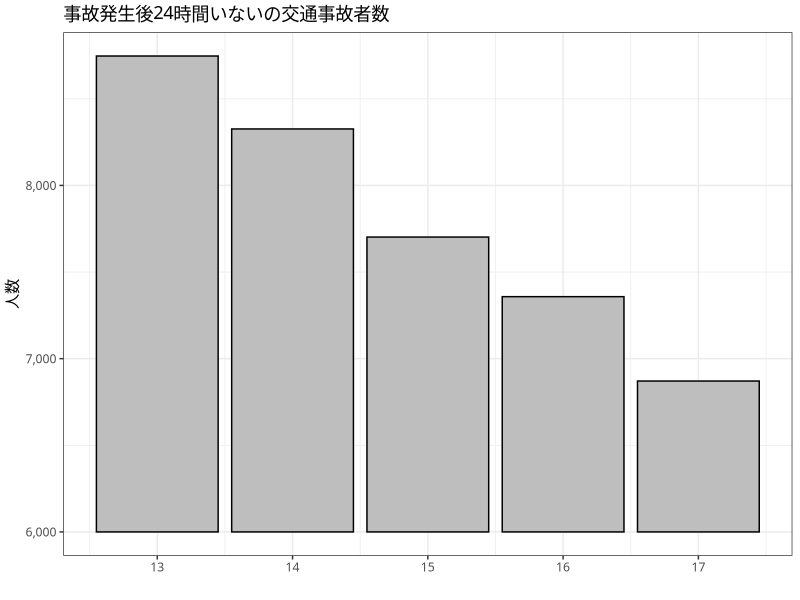
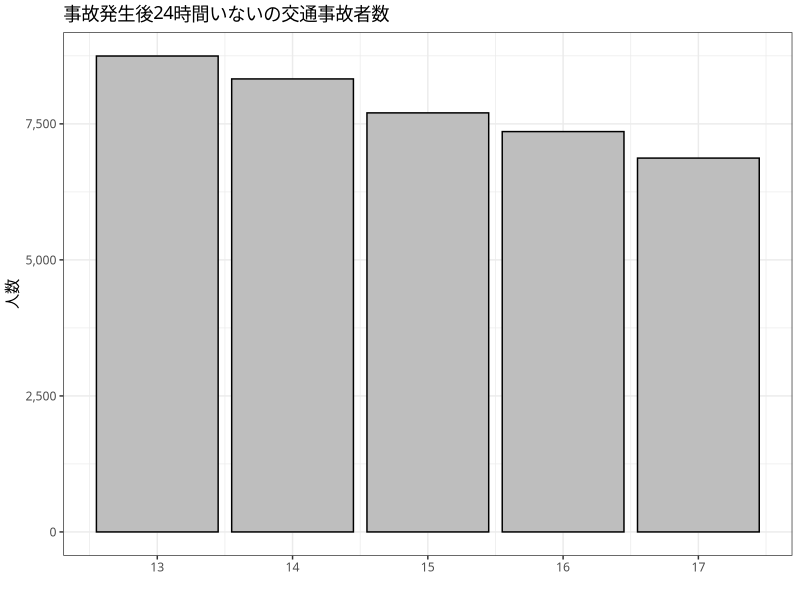
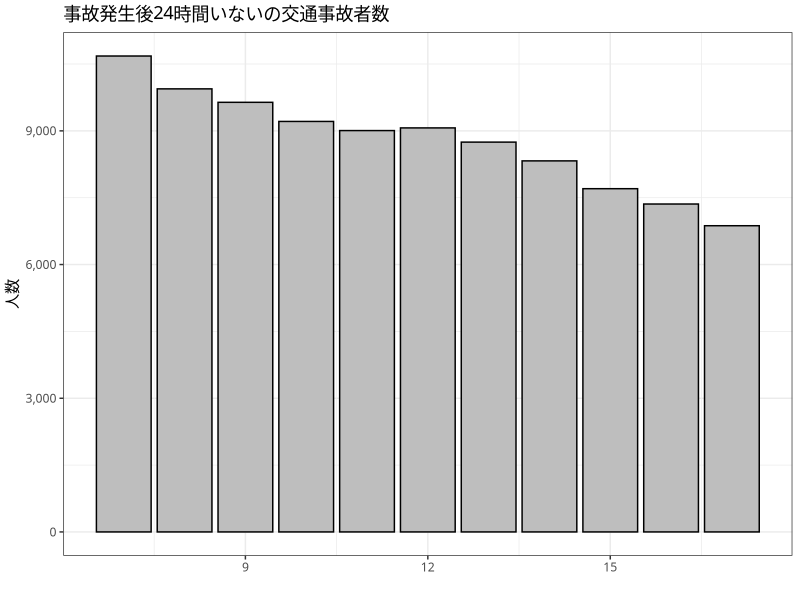
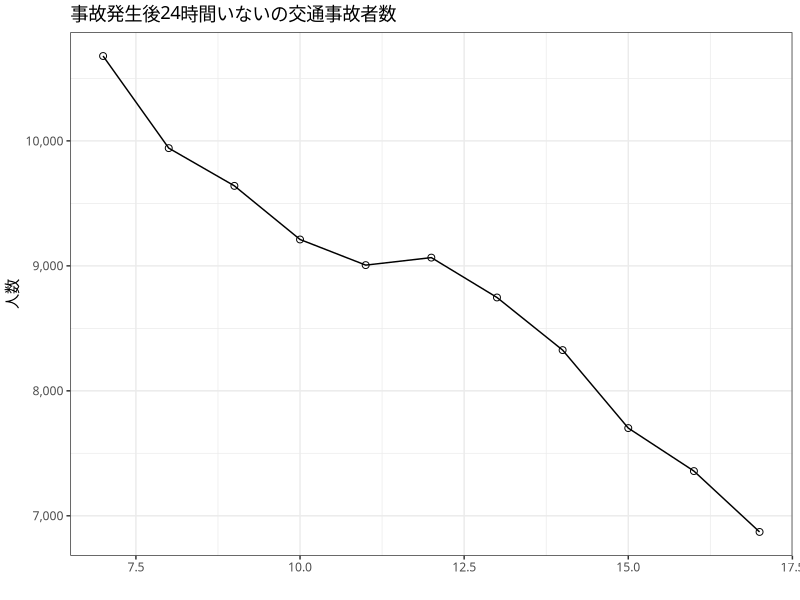
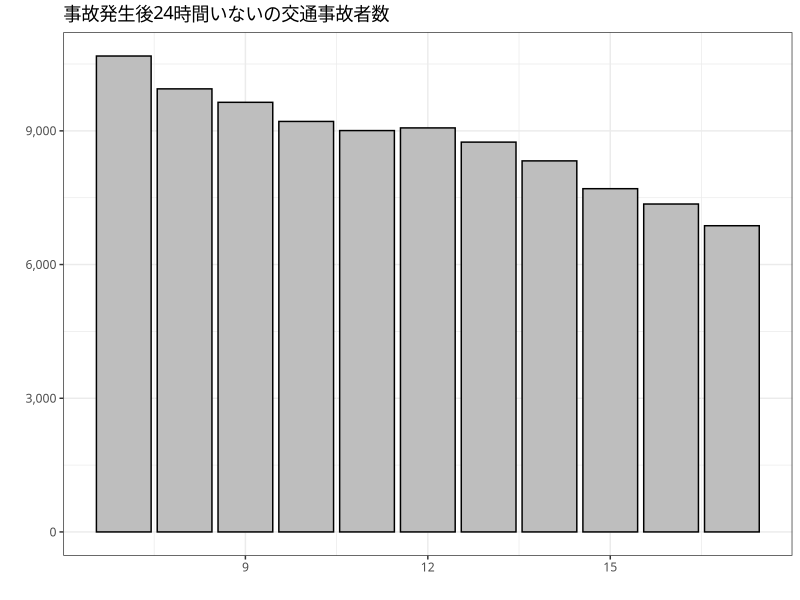
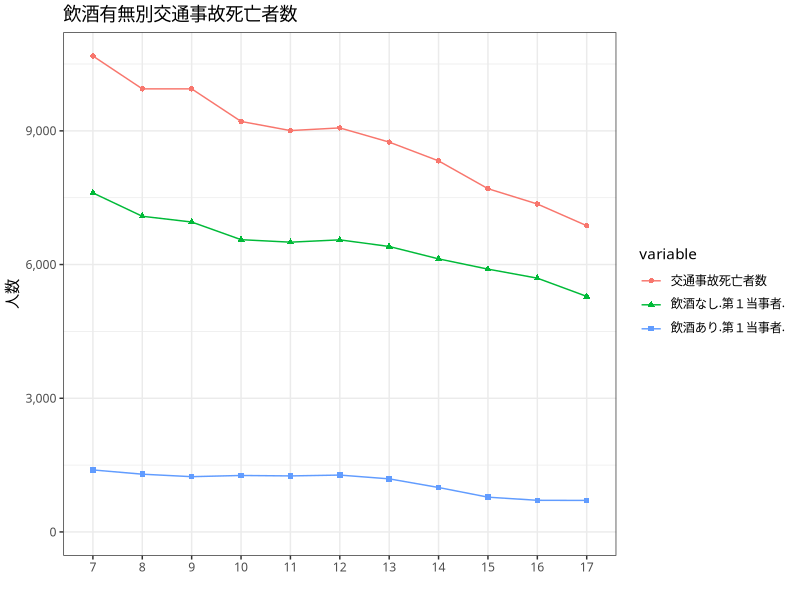
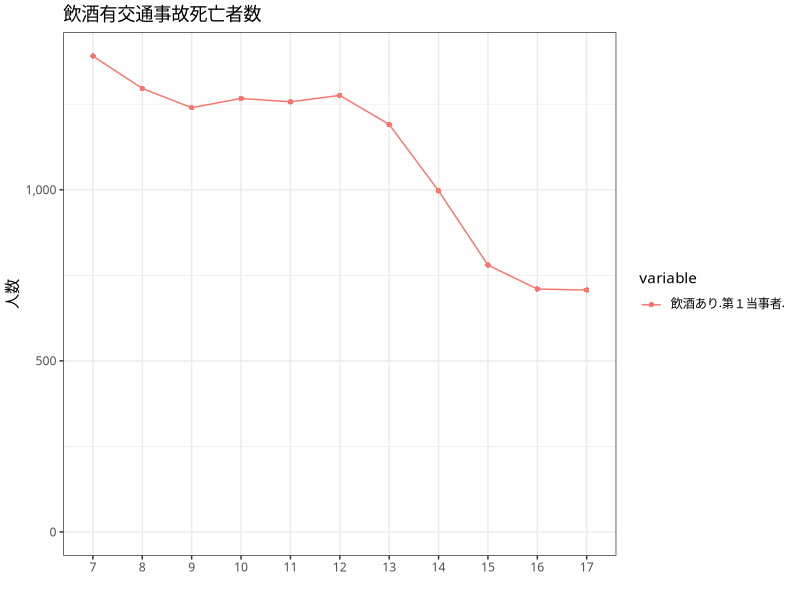
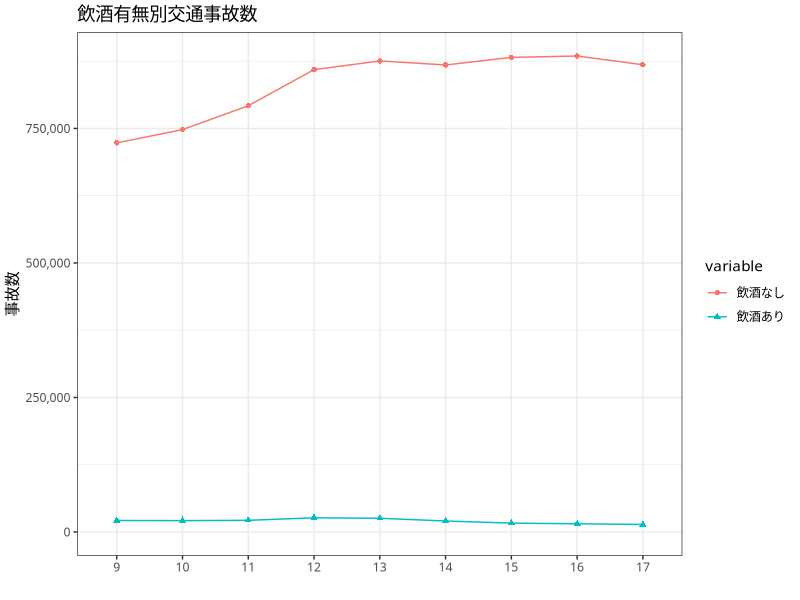

R code for these plots, in order:
## ---- chunk 1
library(ggplot2)
library(scales)
## ---- chunk 2
death <- data.frame(
  year=7:17,
  shisha=c(10679,9942,9640,9211,9006,9066,8747,8326,7702,7358,6871))
## ---- chunk 3

ggplot(subset(death, year>=13), aes(x=year, y=shisha-6000)) +
  geom_bar(stat="identity", col="black", fill="grey") +
  scale_y_continuous(
    breaks = seq(0, 4000, by = 1000),
    labels = comma(seq(6000,10000, by=1000))
  ) +
  xlab("") +
  ylab("人数") +
  ggtitle("事故発生後24時間いないの交通事故者数") +
  theme_bw(base_family="Osaka")

## ---- chunk 4

ggplot(subset(death, year>=13), aes(x=year, y=shisha)) +
  geom_bar(stat="identity", col="black", fill="grey") +
  scale_y_continuous(label=comma) +
  xlab("") +
  ylab("人数") +
  ggtitle("事故発生後24時間いないの交通事故者数") +
  theme_bw(base_family="Osaka")

## ---- chunk 5
ggplot(death, aes(x=year, y=shisha)) +
  geom_bar(col="black", fill="grey", stat="identity") +
  scale_y_continuous(label=comma) +
  xlab("") +
  ylab("人数") +
  ggtitle("事故発生後24時間いないの交通事故者数") +
  theme_bw(base_family="Osaka")
## ---- chunk 6
ggplot(death, aes(x=year, y=shisha)) +
  geom_line() +
  geom_point(shape=1, size=2) +
  scale_y_continuous(label=comma) +
  xlab("") +
  ylab("人数") +
  ggtitle("事故発生後24時間いないの交通事故者数") +
  theme_bw(base_family="Osaka")
## ---- chunk 7
ggplot(death, aes(x=year, y=shisha)) +
  geom_bar(col="black", fill="grey", stat="identity") +
  scale_y_continuous(label=comma) +
  xlab("") +
  ylab("") +
  ggtitle("事故発生後24時間いないの交通事故者数") +
  theme_bw(base_family="Osaka")
## ---- chunk 8
library(reshape2)

death2 <- read.csv("death2.csv", fileEncoding="shift_jis")
death2_melt <- melt(death2, id.vars = "year")

ggplot(death2_melt, aes(x=as.factor(year), y=value, col=variable, shape=variable, group=variable)) +
  geom_line() +
  geom_point() +
  scale_y_continuous(label=comma, limits=c(0,NA)) +
  xlab("") +
  ylab("人数") +
  ggtitle("飲酒有無別交通事故死亡者数") +
  theme_bw(base_family="Osaka")
## ---- chunk 9

ggplot(subset(death2_melt, variable=="飲酒あり.第１当事者."), aes(x=as.factor(year), y=value, col=variable, shape=variable, group=variable)) +
  geom_line() +
  geom_point() +
  scale_y_continuous(label=comma, limits=c(0,NA)) +
  xlab("") +
  ylab("人数") +
  ggtitle("飲酒有交通事故死亡者数") +
  theme_bw(base_family="Osaka")
## ---- chunk 10
jiko <- read.csv("inshu_jiko.csv", fileEncoding="shift_jis")
jiko_melt <- melt(jiko, id.vars = "year")

ggplot(jiko_melt, aes(x=as.factor(year), y=value, col=variable, shape=variable, group=variable)) +
  geom_line() +
  geom_point() +
  scale_y_continuous(label=comma, limits=c(0,NA)) +
  xlab("") +
  ylab("事故数") +
  ggtitle("飲酒有無別交通事故数") +
  theme_bw(base_family="Osaka")
## ---- chunk 11

ggplot(subset(jiko_melt, variable=="飲酒あり"), aes(x=as.factor(year), y=value, col=variable, shape=variable, group=variable)) +
  geom_line() +
  geom_point() +
  scale_y_continuous(label=comma, limits=c(0,NA)) +
  xlab("") +
  ylab("人数") +
  ggtitle("飲酒有交通事故数") +
  theme_bw(base_family="Osaka")
## ---- chunk 12
death_rate <- read.csv("death_rate.csv", fileEncoding="shift_jis")
death_rate_melt <- melt(death_rate, id.vars = "year")

ggplot(death_rate_melt, aes(x=as.factor(year), y=value, col=variable, shape=variable, group=variable)) +
  geom_line() +
  geom_point() +
  scale_y_continuous(label=comma, limits=c(0,NA)) +
  xlab("") +
  ylab("死亡事故率") +
  ggtitle("飲酒有無別死亡事故率（%）") +
  theme_bw(base_family="Osaka")
## ---- chunk 13
death.rate <- data.frame(
  year=8:17,
  rate=(death$shisha[-1] - death$shisha[-nrow(death)]) / death$shisha[-1]
  )

## ---- chunk 14
ggplot(death.rate, aes(x=year, y=rate)) +
  geom_line() +
  geom_point(shape=1, size=2) +
  geom_abline(intercept=0, slope=0, lty=2) +
  ggtitle("事故発生後24時間いないの交通事故者数の増減率") +
  theme_bw(base_family="Osaka")
## ---- chunk 15
death.rate$rate.scaled <- scale(death.rate$rate)
## ---- chunk 16
ggplot(death.rate, aes(x=year, y=rate.scaled)) +
  geom_line() +
  geom_point(shape=1, size=2) +
  geom_abline(intercept=0, slope=0, lty=2) +
  geom_abline(intercept=1.96, slope=0, lty=2) +
  geom_abline(intercept=-1.96, slope=0, lty=2) +
  ylim(-2.2, 2.2) +
  ggtitle("基準化された増減率") +
  theme_bw(base_family="Osaka")
## ---- chunk 17
death.rate$gmean <- 
  exp(sum(log(1+death.rate$rate))/length(death.rate$rate))

death.rate$rate.gscaled <- 
  (death.rate$rate+1 - death.rate$gmean) / sqrt(sum((death.rate$rate+1 - death.rate$gmean)^2)/(nrow(death.rate)-1))

## ---- chunk 18
ggplot(death.rate, aes(x=year, y=rate.gscaled)) +
  geom_line() +
  geom_point(shape=1, size=2) +
  geom_abline(intercept=0, slope=0, lty=2) +
  geom_abline(intercept=1.96, slope=0, lty=2) +
  geom_abline(intercept=-1.96, slope=0, lty=2) +
  ylim(-2.2, 2.2) +
  ggtitle("基準化された増減率") +
  theme_bw(base_family="Osaka")
## ---- chunk 19
kanji <- data.frame(
  group=factor(c("中学1","高校1","大学1","新入社員"),
               levels=c("中学1","高校1","大学1","新入社員")),
  rate=c(78.5, 59.0, 39.8, 60.7))
## ---- chunk 20
ggplot(kanji, aes(x=group, y=rate)) +
  geom_bar(col="black",fill="grey",stat="identity") +
  ylim(0,100) +
  xlab("グループ") +
  ylab("検定の合格率") +
  theme_bw(base_family="Osaka")
## ---- chunk 21
flu <- data.frame(
  year=c(13, 14, 15, 16),
  vac=c(0.3, 1.9, 1.7, 4.8),
  n.vac=c(1.2, 5.9, 2.4, 6.6))

flu <- transform(flu, eff=round( (n.vac-vac)/n.vac*100, 1))
flu
## ---- chunk 22
ggplot(flu, aes(x=year, y=eff)) +
  geom_line() +
  geom_point() +
  xlab("有効率") +
  ylab("") +
  ylim(0,80) +
  theme_bw(base_family="Osaka")
## ---- chunk 23
ggplot(flu, aes(x=year, y=eff)) +
  geom_bar(col="black",fill="grey",stat="identity") +
  xlab("有効率") +
  ylab("") +
  ylim(0,80) +
  theme_bw(base_family="Osaka")
## ---- chunk 24
flu2 <- data.frame(
  vac=c(14364-696, 696, 14364),
  n.vac=c(3101-206, 206, 3101))
row.names(flu2) <- c("fine","sick","sum")
flu2
## ---- chunk 25
flu2.ratio <- flu2["sick",] / flu2["sum",] * 100
row.names(flu2.ratio) <- c("ratio")
flu2.ratio
## ---- chunk 26
prop.test(as.numeric(flu2["sick",]), 
          as.numeric(flu2["sum",]))
## ---- chunk 27
prop.test(as.numeric(flu2["sick",]), 
          as.numeric(flu2["sum",]),
          p=c(0.05, 0.05))
